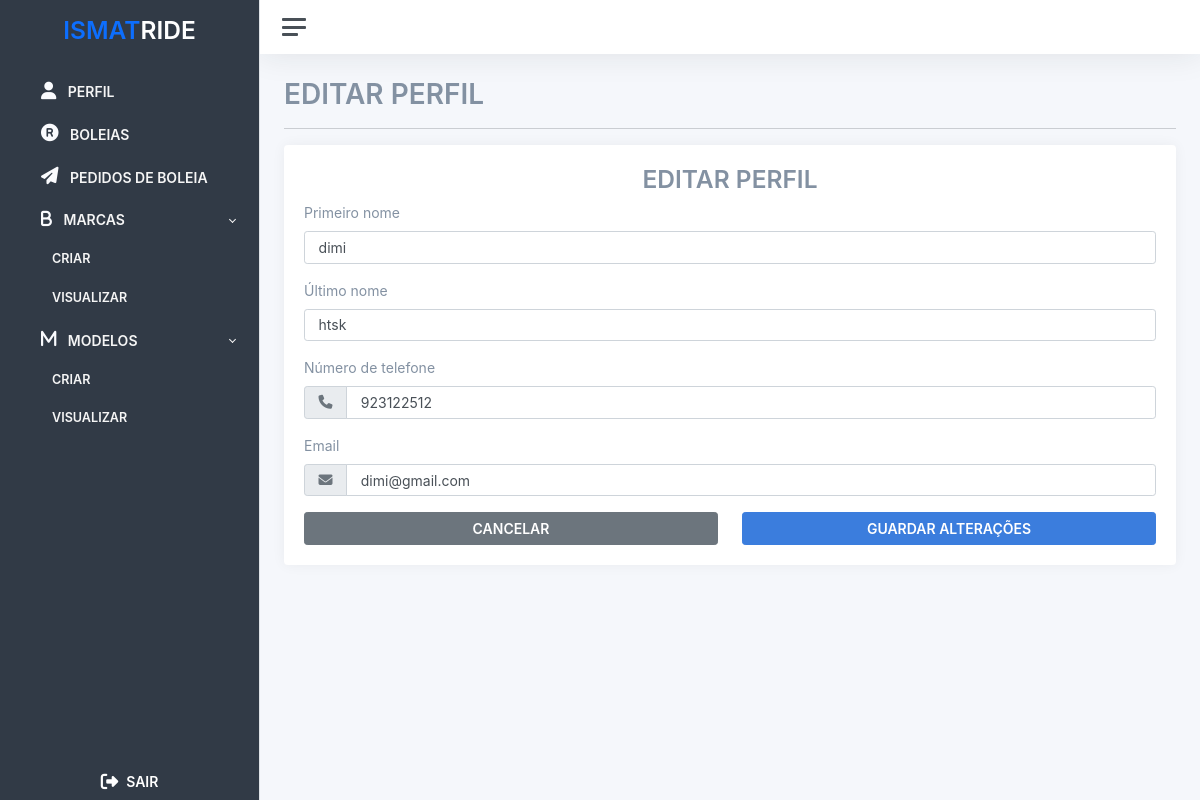
The app's page /admin/edit/2 (signed in) with its own data.
### src/users/users.py (models this page shows, shortened)
class User(db.Model, UserMixin):
	id = db.Column(db.Integer, primary_key=True)
	email = db.Column(db.String(255), unique=True)
	password = db.Column(db.Unicode(80))
	username = db.Column(db.String(50))
	status = db.Column(db.String(20))
	first_name = db.Column(db.String(100))
	last_name = db.Column(db.String(100))
	student_number = db.Column(db.String(50))
	phone_number = db.Column(db.String(100))
	type = db.Column(db.String(20))

### src/admin/routes.py (the view)
@admin_bp.route('/edit/<id>', methods=['GET'])
@login_required
def edit_user(id):
    user = User.query.filter_by(id=id).first()
    if user is None:
        flash('Utilizador com este email nao existe', category='error')
        return redirect(url_for('admin.list_users'))
    return render_template('admin/edit.html', user=user)

### src/templates/admin/edit.html (shortened to what this page needs)
{% extends 'base/base.html' %}
{% block container_title %} EDITAR PERFIL {% endblock container_title %}
{% block filters %}
    <div class="card mb-3">
      <div class="card-body">
        <form action="/admin/edit/{{ user.id }}" method="POST">
          <div class="row">
            <div class="col">
              <h2 class="text-center secondary-text-color fw-bold">
                EDITAR PERFIL
              </h2>
            </div>
          </div>
          <div class="row">
            <div class="col mb-3">
              <label class=" form-label secondary-text-color"
                >Primeiro nome</label
              >
              <input
                type="text"
                name="first_name"
                placeholder="Primeiro nome"
                maxlength="50"
                class="form-control"
                value="{{ user.first_name }}"
              />
            </div>
          </div>
          <div class="row">
            <div class="col mb-3">
              <label class="form-label secondary-text-color">Último nome</label>
              <input
                type="text"
                name="last_name"
                maxlength="50"
                placeholder="Último nome"
                class="form-control"
                value="{{ user.last_name }}"
              />
            </div>
          </div>
          <div class="row">
            <div class="col mb-3">
              <label class="form-label secondary-text-color"
                >Número de telefone</label
              >
              <div class="input-group">
                <span class="input-group-text"
                  ><i class="fa-solid fa-phone icon-color"></i
                ></span>
                <input
                  type="number"
                  name="phone_number"
                  placeholder="Número de telefone"
                  class="form-control"
                  value="{{ user.phone_number }}"
                />
              </div>
            </div>
          </div>
          <div class="row">
            <div class="col mb-3">
              <label class="form-label secondary-text-color">Email</label>
              <div class="input-group">
                <span class="input-group-text"
                  ><i class="fa-solid fa-envelope icon-color"></i
                ></span>
                <input
                  type="email"
                  name="email"
                  maxlength="50"
                  placeholder="Email"
                  class="form-control"
                  value="{{ user.email }}"
                />
              </div>
            </div>
          </div>
          <div class="row justify-content-between align-items-center">
            <div class="col">
              <button type="submit" class="btn btn-secondary w-100">
                <span class="fw-bold">CANCELAR</span>
              </button>
            </div>
            <div class="col">
              <button type="submit" class="btn btn-primary w-100">
                <span class="fw-bold">GUARDAR ALTERAÇÕES</span>
              </button>
            </div>
          </div>
        </form>
      </div>
    </div>
    {% endblock filters %}

### src/static/styles/backoffice/global.css (style rules this page uses)
.secondary-text-color { color: #8391a2 !important; }
.icon-color { color: #6c757d; }

### records on screen
User: first_name "dimi", last_name "htsk", phone_number "923122512", email "dimi@gmail.com"
